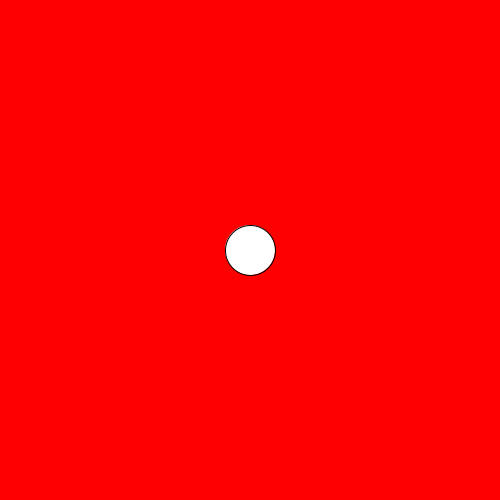
Frame 1 (no input)
Frame 60 (the mouse pressed at the canvas centre just before this capture): identical to frame 1, image omitted
Frame 120 (the mouse held since frame 60 and released just before this capture): identical to frame 1, image omitted

The Processing sketch that drew this single still picture (run headless with seeded random() and noise(); from frame 60 on, the mouse is pressed at the canvas centre):

// Processing sketch: Slippery_Dot
// ── Slippery_Dot.pde
  // 4. create three integer variables to  
    //    represent the x, y, and the size of the ellipse
   int x=250; 
   int y=250;
   int size=50;
    
    void setup() {
      //1. set the size of your sketch
    size(500,500);
    }
    
    void draw() {
      //2. set the background color of your sketch
       background(255,0,0);
      //3. draw an ellipse. Make sure it fits in the window.
      ellipse(x,y,size,size);
      //5. use the variables created in step 4 to in place of the numbers
      //   in your ellipse
    
    }
    
    void mousePressed() {
      //6a. create an integer variable called distance
      int distance;
      //6b. use the getDistance method to initialize your varible
     distance=getDistance(mouseX,mouseY,x,y);
      //    use the mouse's x and y and the x and y of your ellipse 
     
      //7. print the distance variable
    println(distance);
      
      //8a. make an if statement to check if the distance variable
      //   is greater than negative half the size of the ellipse,
      //   and less than positive half the size of the ellipse.
if(distance>-size/2 && distance<size/2){
      
        //8b.  set the x and y of the ellipse to a random location on the window
       int random=(int)random(500);
       int random2=(int)random(500);
       ellipse (random,random2,50,50);
}
       
      
    }
    
    int getDistance(int x1, int y1, int x2, int y2) {
      return (int)Math.sqrt(x2 * x2 + y2 * y2) - (int)Math.sqrt(x1 * x1 + y1 * y1);
    }
    
